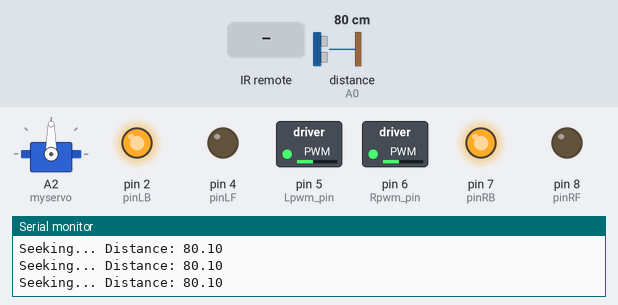
Bench run of a sketch on a simulated Arduino Uno, built with avr-gcc and run on an emulated ATmega328P. Parts: servo, switched loads named in the sketch (green lamp = pin HIGH), output pins drawn as LEDs (lit = HIGH), the last lines printed to the serial monitor. Wiring (inferred from the names in the program): ultrasonic range finder: trigger A1; echo A0. The test bench sets the inputs (shaded band); at power-on: distance to the obstacle (sensor on A0) 80 cm. The echo pulse lasts 58.3 µs per cm; pins used as bus, display or sensor lines are not drawn.

Above: at 1.2 s.
1.3 s: distance to the obstacle (sensor on A0) set to 17 cm
2.8 s: distance to the obstacle (sensor on A0) set to 14 cm
At 3.4 s:
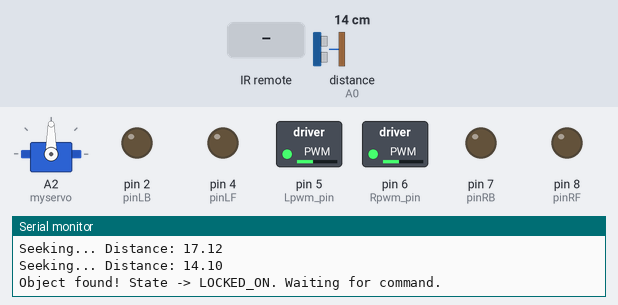
4.3 s: infrared code 0x40 received
At 5.3 s:
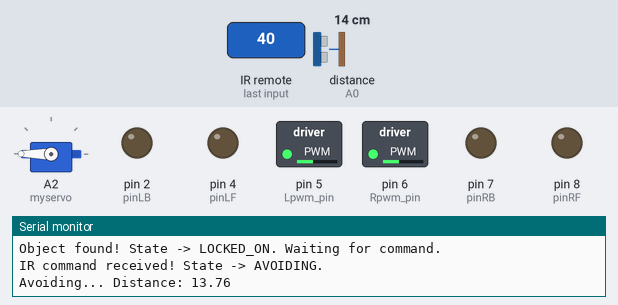
7.3 s: distance to the obstacle (sensor on A0) set to 299 cm
At 8.3 s:
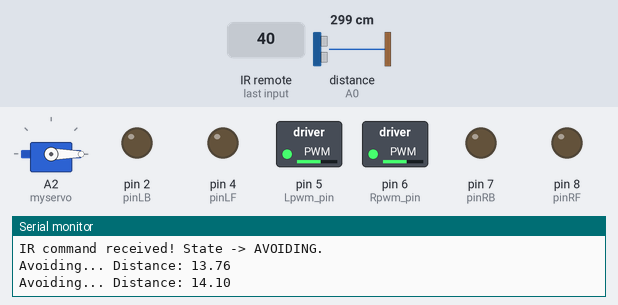
10.3 s: distance to the obstacle (sensor on A0) set to 2 cm
At 11.3 s:
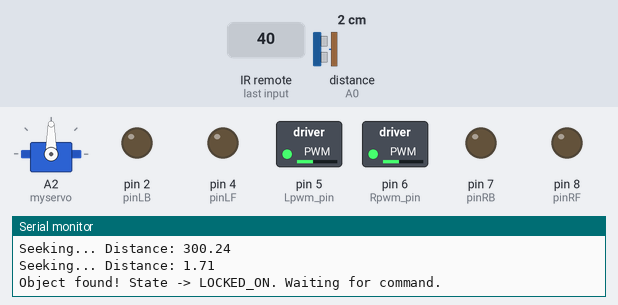
Timing chart, 0 to 13.3 s (numbered marks = the images above; inputs shaded):
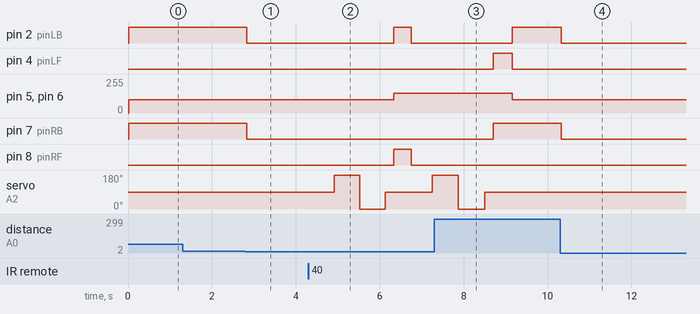

The sketch:

ArduinoRobot.ino
```cpp
/*
  Robot Car Code with State Machine:
  1. SEEKS an object and stops.
  2. WAITS for an IR "move" command.
  3. Switches to OBSTACLE AVOIDANCE mode.
  4. After avoiding, returns to SEEKING mode.
*/

// --- Include necessary libraries ---
#include <Servo.h>
#include <IRremote.hpp>

// Servo Motor for Ultrasonic Sensor
Servo myservo;

// Ultrasonic Sensor Pins
int Echo_Pin = A0;  // ECHO pin to A0
int Trig_Pin = A1;  // TRIG pin to A1

// IR Receiver Pin
#define IR_RECEIVER_PIN 12

// L298N Motor Driver Pins
#define Lpwm_pin 5    // ENA: Left motor speed control (PWM)
#define Rpwm_pin 6    // ENB: Right motor speed control (PWM)
int pinLB = 2;      // IN1: Left motor backward
int pinLF = 4;      // IN2: Left motor forward
int pinRB = 7;      // IN3: Right motor backward
int pinRF = 8;      // IN4: Right motor forward

// --- IR Remote Definitions ---
#define IR_STOP_COMMAND 0x45
#define IR_MOVE_COMMAND 0x40

// --- Constants ---
#define SEEK_DISTANCE 15      // Distance in cm to stop in front of an object
#define AVOIDANCE_DISTANCE 20 // Distance in cm to trigger obstacle avoidance
#define FORWARD_SPEED 100     // Default forward speed (0-255)
#define TURN_SPEED 150        // Default turn speed (0-255)

// === State Machine Definition ===
enum RobotState {
  SEEKING,   // Looking for an object
  LOCKED_ON, // Found an object, waiting for command
  AVOIDING,  // Moving and avoiding obstacles
  MANUAL_STOP // Stopped by IR remote
};

// Set the initial state of the robot
RobotState currentState = SEEKING;

// --- Setup Function ---
void setup() {
  myservo.attach(A2);
  Serial.begin(9600);
  IrReceiver.begin(IR_RECEIVER_PIN, ENABLE_LED_FEEDBACK);
  myservo.write(90);
  pinMode(Echo_Pin, INPUT);
  pinMode(Trig_Pin, OUTPUT);
  pinMode(pinLB, OUTPUT);
  pinMode(pinLF, OUTPUT);
  pinMode(pinRB, OUTPUT);
  pinMode(pinRF, OUTPUT);
  pinMode(Lpwm_pin, OUTPUT);
  pinMode(Rpwm_pin, OUTPUT);
  Serial.println("Robot Initialized. Starting in SEEKING mode.");
}

// --- Main Loop ---
void loop() {
  handleIRCommands();

  switch (currentState) {
    case SEEKING:
      stateSeek();
      break;
    case LOCKED_ON:
      // Waiting for command
      break;
    case AVOIDING:
      stateAvoid();
      break;
    case MANUAL_STOP:
      // Waiting for command
      break;
  }
}


// === State Handling Functions ===

void stateSeek() {
  float distance = checkdistance();
  Serial.print("Seeking... Distance: ");
  Serial.println(distance);

  if (distance < SEEK_DISTANCE && distance > 0) {
    stopp();
    currentState = LOCKED_ON;
    Serial.println("Object found! State -> LOCKED_ON. Waiting for command.");
  } else {
    go_forward(FORWARD_SPEED);
  }
}

void stateAvoid() {
  float Front_Distance = checkdistance();
  Serial.print("Avoiding... Distance: ");
  Serial.println(Front_Distance);

  if (Front_Distance < AVOIDANCE_DISTANCE && Front_Distance > 0) {
    stopp();
    delay(500);

    myservo.write(180); // Look left
    delay(500);
    float Left_Distance = checkdistance();
    delay(100);

    myservo.write(0); // Look right
    delay(500);
    float Right_Distance = checkdistance();
    delay(100);

    myservo.write(90); // Return to center
    delay(200);

    if (Left_Distance > Right_Distance) {
      rotate_left(TURN_SPEED);
      delay(400);
    } else {
      rotate_right(TURN_SPEED);
      delay(400);
    }
  } else {
    // ******************************************************
    // *** THE ONLY CHANGE IS HERE ***
    // If the path is clear, obstacle is avoided. Return to SEEKING mode.
    Serial.println("Path clear! State -> SEEKING.");
    currentState = SEEKING;
    // ******************************************************
  }
}

// --- Helper Functions ---

void handleIRCommands() {
  if (IrReceiver.decode()) {
    if (IrReceiver.decodedIRData.command == IR_STOP_COMMAND) {
      currentState = MANUAL_STOP;
      stopp();
      Serial.println("IR command received! State -> MANUAL_STOP.");
    }
    else if (IrReceiver.decodedIRData.command == IR_MOVE_COMMAND) {
      if (currentState == LOCKED_ON || currentState == MANUAL_STOP) {
        currentState = AVOIDING;
        Serial.println("IR command received! State -> AVOIDING.");
      }
    }
    delay(100);
    IrReceiver.resume();
  }
}

float checkdistance() {
  digitalWrite(Trig_Pin, LOW);
  delayMicroseconds(2);
  digitalWrite(Trig_Pin, HIGH);
  delayMicroseconds(10);
  digitalWrite(Trig_Pin, LOW);
  float distance = pulseIn(Echo_Pin, HIGH) / 58.00;
  delay(10);
  return distance;
}

// --- Motor Control Functions (Unchanged) ---

void go_forward(unsigned char speed_val) {
  digitalWrite(pinRB, HIGH);
  digitalWrite(pinRF, LOW);
  digitalWrite(pinLB, HIGH);
  digitalWrite(pinLF, LOW);
  analogWrite(Lpwm_pin, speed_val);
  analogWrite(Rpwm_pin, speed_val);
}

void go_backward(unsigned char speed_val) {
  digitalWrite(pinRB, LOW);
  digitalWrite(pinRF, HIGH);
  digitalWrite(pinLB, LOW);
  digitalWrite(pinLF, HIGH);
  analogWrite(Lpwm_pin, speed_val);
  analogWrite(Rpwm_pin, speed_val);
}

void rotate_left(unsigned char speed_val) {
  digitalWrite(pinRB, HIGH);
  digitalWrite(pinRF, LOW);
  digitalWrite(pinLB, LOW);
  digitalWrite(pinLF, HIGH);
  analogWrite(Lpwm_pin, speed_val);
  analogWrite(Rpwm_pin, speed_val);
}

void rotate_right(unsigned char speed_val) {
  digitalWrite(pinRB, LOW);
  digitalWrite(pinRF, HIGH);
  digitalWrite(pinLB, HIGH);
  digitalWrite(pinLF, LOW);
  analogWrite(Lpwm_pin, speed_val);
  analogWrite(Rpwm_pin, speed_val);
}

void stopp() {
  digitalWrite(pinRB, LOW);
  digitalWrite(pinRF, LOW);
  digitalWrite(pinLB, LOW);
  digitalWrite(pinLF, LOW);
}
```

Measured:
- the behaviour switches between 16 and 15 cm on distance to the obstacle (sensor on A0) (found by bisection; images 0 and 1)
- after the input at 2.8 s, pin 2 (pinLB), pin 7 (pinRB): HIGH → LOW at once
- after the input at 4.3 s, pin 2 (pinLB), pin 8 (pinRF): LOW → HIGH after 2.0 s, → LOW 0.41 s later; pin 5 (Lpwm_pin), pin 6 (Rpwm_pin): 100/255 → 150/255 after 2.0 s; servo on A2 (myservo): 90° → 180° after 0.61 s, → 0° 0.61 s later, → 90° 0.61 s later, → 180° 1.1 s later
- after the input at 7.3 s, pin 4 (pinLF): LOW → HIGH after 1.4 s, → LOW 0.46 s later; pin 5 (Lpwm_pin), pin 6 (Rpwm_pin): 150/255 → 100/255 after 1.9 s; pin 7 (pinRB): LOW → HIGH after 1.4 s; pin 8 (pinRF): stays LOW (without the input it goes to HIGH after 1.4 s); servo on A2 (myservo): goes on until 8.5 s, then stays 90°
- after the input at 10.3 s, pin 2 (pinLB), pin 7 (pinRB): HIGH → LOW at once
